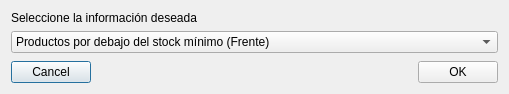
<?xml version="1.0" encoding="UTF-8"?>
<ui version="4.0">
 <class>DiagMinStockSelect</class>
 <widget class="QDialog" name="DiagMinStockSelect">
  <property name="geometry">
   <rect>
    <x>0</x>
    <y>0</y>
    <width>509</width>
    <height>94</height>
   </rect>
  </property>
  <property name="windowTitle">
   <string>Productos por debajo del stock mínimo</string>
  </property>
  <layout class="QVBoxLayout" name="verticalLayout">
   <item>
    <widget class="QLabel" name="label">
     <property name="text">
      <string>Seleccione la información deseada</string>
     </property>
    </widget>
   </item>
   <item>
    <widget class="QComboBox" name="comboBox">
     <item>
      <property name="text">
       <string>Productos por debajo del stock mínimo (Frente)</string>
      </property>
     </item>
     <item>
      <property name="text">
       <string>Productos por debajo del stock mínimo (Depósito)</string>
      </property>
     </item>
     <item>
      <property name="text">
       <string>Ambos</string>
      </property>
     </item>
    </widget>
   </item>
   <item>
    <spacer name="verticalSpacer">
     <property name="orientation">
      <enum>Qt::Vertical</enum>
     </property>
     <property name="sizeHint" stdset="0">
      <size>
       <width>20</width>
       <height>40</height>
      </size>
     </property>
    </spacer>
   </item>
   <item>
    <layout class="QHBoxLayout" name="horizontalLayout">
     <item>
      <widget class="QPushButton" name="pbCancel">
       <property name="text">
        <string>Cancel</string>
       </property>
      </widget>
     </item>
     <item>
      <spacer name="horizontalSpacer">
       <property name="orientation">
        <enum>Qt::Horizontal</enum>
       </property>
       <property name="sizeHint" stdset="0">
        <size>
         <width>40</width>
         <height>20</height>
        </size>
       </property>
      </spacer>
     </item>
     <item>
      <widget class="QPushButton" name="pbOk">
       <property name="text">
        <string>OK</string>
       </property>
      </widget>
     </item>
    </layout>
   </item>
  </layout>
 </widget>
 <resources/>
 <connections/>
</ui>
